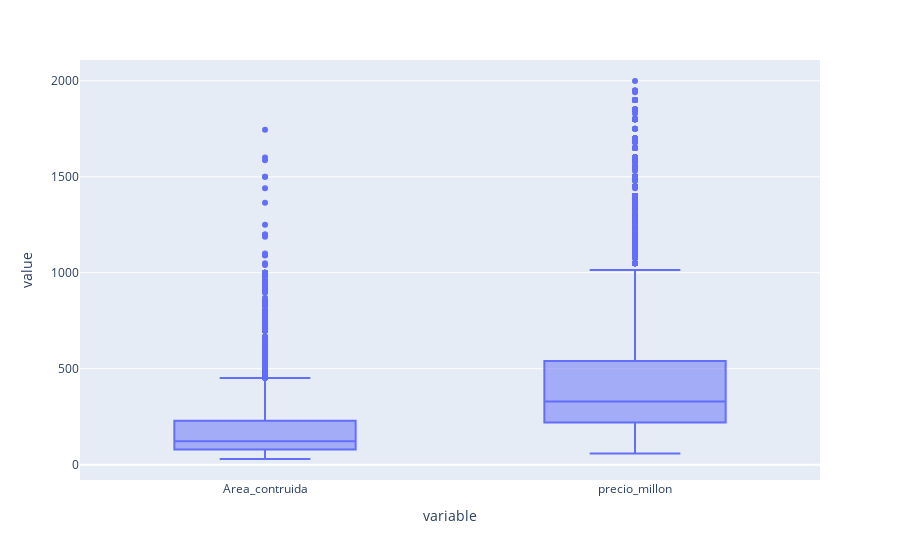

Notebook code cell kept with this figure:
### Markdown cell above
Revisando rangos y dispersión

### Code cell
import plotly.express as px
fig = px.box(data[["Area_contruida","precio_millon"]])
fig.show()

### Figure 1 — Plotly figure (JSON) as saved in the notebook; plotly's stock layout.template omitted (floating-point values rounded to 4 significant figures; data arrays with more than 128 entries replaced by an {"elided": "..."} marker saying what was removed)
{"data": [{"alignmentgroup": "True", "hovertemplate": "variable=%{x}<br>value=%{y}<extra></extra>", "legendgroup": "", "marker": {"color": "#636efa"}, "name": "", "notched": false, "offsetgroup": "", "orientation": "v", "showlegend": false, "type": "box", "x": {"elided": "16638 str values"}, "x0": " ", "xaxis": "x", "y": {"elided": "16638 float values"}, "y0": " ", "yaxis": "y"}], "layout": {"boxmode": "group", "legend": {"tracegroupgap": 0}, "margin": {"t": 60}, "xaxis": {"anchor": "y", "domain": [0, 1], "title": {"text": "variable"}}, "yaxis": {"anchor": "x", "domain": [0, 1], "title": {"text": "value"}}}}
